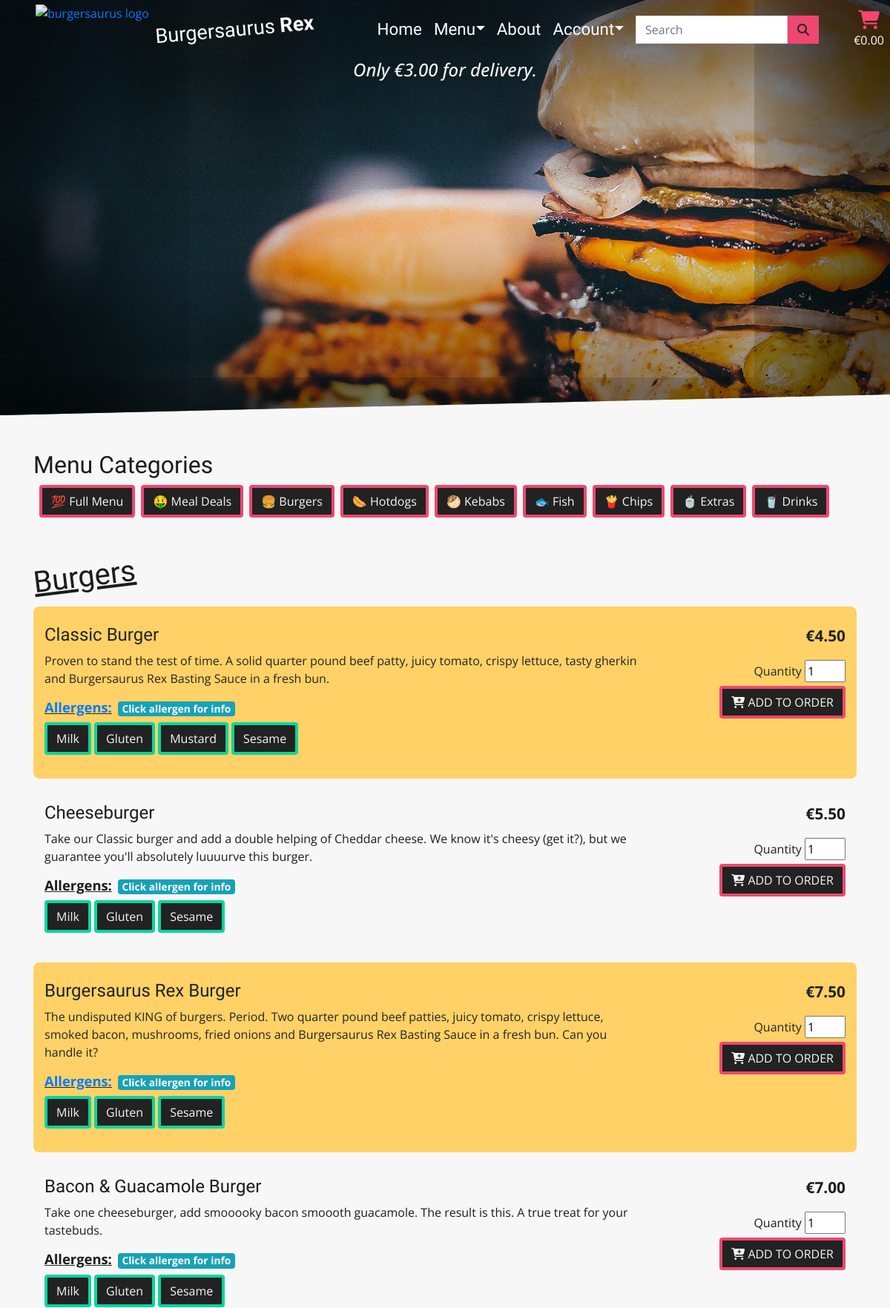
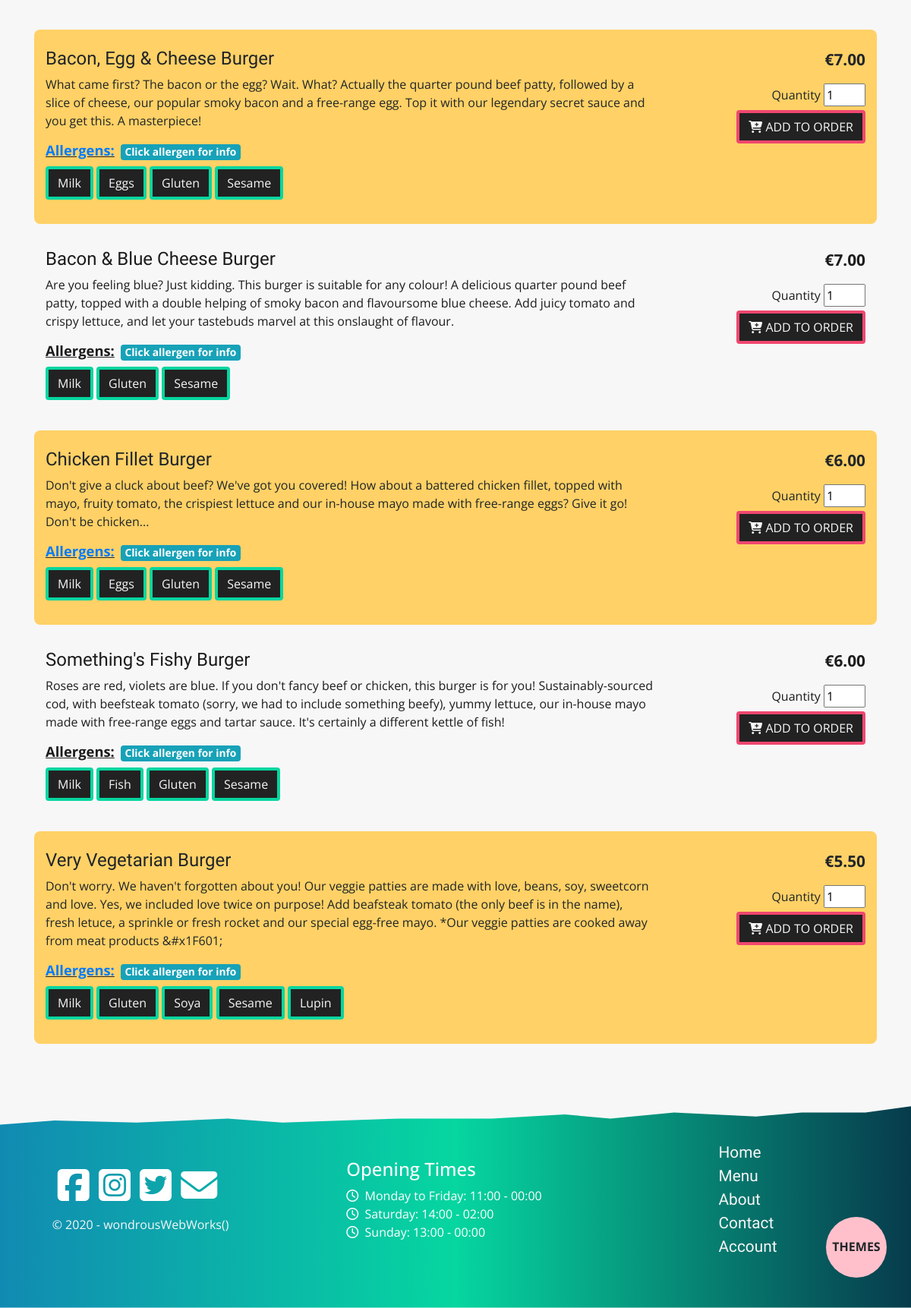
Page /menu/?category=burgers on the committed database (2 pictures, top to bottom).
### images/models.py (models this page shows)
class Image(models.Model):
    page = models.ForeignKey('Page', null=True, blank=True, on_delete=models.SET_NULL)
    image_name = models.CharField(max_length=254, null=False, blank=False, default='default')
    image_friendly_name = models.CharField(max_length=254, null=False, blank=False, default='Default')
    image = models.ImageField(upload_to='images/', null=True, blank=False)

### menu/models.py (models this page shows, shortened)
class Category(models.Model):
    class Meta:
        verbose_name_plural = 'Categories'
    name = models.CharField(max_length=254)
    friendly_name = models.CharField(max_length=254, null=True, blank=True)
    def __str__(self):
        return self.name

class Product(models.Model):
    category = models.ForeignKey('Category', null=True, blank=True,
                                 on_delete=models.SET_NULL)
    name = models.CharField(max_length=254, null=True, blank=True)
    description = models.TextField()
    price = models.DecimalField(max_digits=4, decimal_places=2)
    is_vegetarian = models.BooleanField(default=False)
    allergens = models.ManyToManyField('Allergen')

class Allergen(models.Model):
    name = models.CharField(max_length=254)
    friendly_name = models.CharField(max_length=254, null=True, blank=True)
    info_url = models.CharField(max_length=254, null=True, blank=True)

### menu/views.py (the view, shortened to what this page needs)
# urls.py: path('menu/', include('menu.urls')),
def menu(request):
    menu = Product.objects.all()
    images = Image.objects.all()
    categories = None
    query = None
    image = None
    if request.GET:
        if 'category' in request.GET:
            categories = request.GET['category'].split(',')
            menu = menu.filter(category__name__in=categories)
            categories = Category.objects.filter(name__in=categories)
            if categories:
                image = images.filter(image_name__icontains=categories[0])
            if image:
                image = image[0]
            else:
                image = images.filter(image_name__icontains='default')
    context = {
        'menu': menu,
        'categories': categories,
        'query': query,
        'image': image,
    }
    return render(request, 'menu/menu.html', context)

### cart/contexts.py (called while the page is built, shortened)
def cart_content(request):
    cart_items = []
    sub_total = 0
    order_total = 0
    product_count = 0
    delivery_threshold = settings.DELIVERY_THRESHOLD
    delivery_charge = settings.DELIVERY_CHARGE
    cart = request.session.get('cart', {})
    order_total = delivery_charge + sub_total
    context = {
        'cart_items': cart_items,
        'sub_total': sub_total,
        'product_count': product_count,
        'delivery_threshold': delivery_threshold,
        'delivery_charge': delivery_charge,
        'order_total': order_total,
    }
    return context

### menu/templates/menu/menu.html (shortened to what this page needs)
{% extends 'base.html' %}
{% block header %}
    {% if categories %}
        <section id="menu-header" class="header-container container-fluid" style="background: url('{{ image.image.url }}');background-attachment: fixed;"></section>
    {% else %}
        <section id="menu-header" class="header-container container-fluid" style="background: url('https://res.cloudinary.com/wondrouswebworks/image/upload/v1592585702/burgersaurus/burger-close-up.jpg');background-attachment: fixed;"></section>
    {% endif %}
{% endblock %}
{% block content %}
<article id="menu" class="container">
    <h2 class="mt-5 light-or-dark-mode-font-color">Menu Categories</h2>
    <ul id="menu-nav" class="nav">
        <li class="nav-item">
            <a class="nav-link btn-custom colour-2-border btn-background-and-colour ml-2 mb-2 d-xs-block d-sm-inline-block" href="{% url 'menu' %}">💯 Full Menu</a>
        </li>
        <li class="nav-item">
            <a class="nav-link btn-custom colour-2-border btn-background-and-colour ml-2 mb-2 d-xs-block d-sm-inline-block" href="{% url 'menu' %}?category=meal-deals">🤑 Meal Deals</a>
        </li>
        <li class="nav-item">
            <a class="nav-link btn-custom colour-2-border btn-background-and-colour ml-2 mb-2 d-xs-block d-sm-inline-block" href="{% url 'menu' %}?category=burgers">🍔 Burgers</a>
        </li>
        <li class="nav-item">
            <a class="nav-link btn-custom colour-2-border btn-background-and-colour ml-2 mb-2 d-xs-block d-sm-inline-block" href="{% url 'menu' %}?category=hotdogs">🌭 Hotdogs</a>
        </li>
        <li class="nav-item">
            <a class="nav-link btn-custom colour-2-border btn-background-and-colour ml-2 mb-2 d-xs-block d-sm-inline-block" href="{% url 'menu' %}?category=kebabs">🥙 Kebabs</a>
        </li>
        <li class="nav-item">
            <a class="nav-link btn-custom colour-2-border btn-background-and-colour ml-2 mb-2 d-xs-block d-sm-inline-block" href="{% url 'menu' %}?category=fish">🐟 Fish</a>
        </li>
        <li class="nav-item">
            <a class="nav-link btn-custom colour-2-border btn-background-and-colour ml-2 mb-2 d-xs-block d-sm-inline-block" href="{% url 'menu' %}?category=chips">🍟 Chips</a>
        </li>
        <li class="nav-item">
            <a class="nav-link btn-custom colour-2-border btn-background-and-colour ml-2 mb-2 d-xs-block d-sm-inline-block" href="{% url 'menu' %}?category=extras">🍵 Extras</a>
        </li>
        <li class="nav-item">
            <a class="nav-link btn-custom colour-2-border btn-background-and-colour ml-2 mb-2 d-xs-block d-sm-inline-block" href="{% url 'menu' %}?category=drinks">🥤 Drinks</a>
        </li>
    </ul>
    {% if categories %}
        {% for category in categories %}
            <h1 class="mt-5 mb-3 d-inline-block page-heading light-or-dark-mode-font-color">{{ category.friendly_name }}</h1>
        {% endfor %}
    {% else %}
        {% if query %}
            <h1 class="mt-5 mb-3 d-inline-block page-heading light-or-dark-mode-font-color">Search: {{ query }}</h1>
        {% endif %}
    {% endif %}
    {% if not menu %}
        <h3 class="open-sans mt-4 text-small light-or-dark-mode-font-color">Oops! No products were found matching your category or query...</h3>
    {% else %}
        {% for menu_item in menu %}
            <div class="row list-item py-4 mb-2 mx-auto" {% if not forloop.first %}data-aos="fade-up" data-aos-duration="1000" data-aos-easing="ease-in-out"{% endif %}>
                <div class="col-sm-9">
                    <h3 {% if forloop.counter|divisibleby:2 %} class="light-or-dark-mode-font-color"{% endif %}>{{ menu_item.name }}</h3>
                    <p {% if forloop.counter|divisibleby:2 %} class="light-or-dark-mode-font-color"{% endif %}>{{ menu_item.description }}</p>
                    {% if menu_item.allergens.all %}
                        <h4><a {% if forloop.counter|divisibleby:2 %} class="light-or-dark-mode-font-color"{% endif %} href="https://erudus.com/14-major-food-allergens-for-eu-food-information-for-consumers/" target="blank"><strong>Allergens:</strong></a><span class="badge badge-info ml-2">Click allergen for info</span></h4>
                        {% for allergen in menu_item.allergens.all %}
                            <a href="{{ allergen.info_url }}" target="_blank" class="btn-custom colour-1-border btn-background-and-colour mb-2 d-xs-block d-sm-inline-block">{{ allergen.friendly_name }}</a>
                        {% endfor %}
                    {% endif %}
                </div>
                <div class="col-sm-3 price-and-add-button text-right">
                    <p class="text-right {% if forloop.counter|divisibleby:2 %}light-or-dark-mode-font-color{% endif %}"><strong>€{{ menu_item.price }}</strong></p>
                    <form class="form" action="{% url 'add_to_cart' menu_item.id %}" method="POST">
                        <label {% if forloop.counter|divisibleby:2 %} class="light-or-dark-mode-font-color"{% endif %} for="id_qty_{{ menu_item.id }}">Quantity</label>
                        <input type="number" name="quantity" value="1" min="1" max="99">
                        <a class="add-to-cart-link btn-custom colour-2-border btn-background-and-colour ml-2 mb-2 d-xs-block d-sm-inline-block" data-id="{{ menu_item.id }}"><i class="fas fa-cart-plus"></i>  ADD TO ORDER</a>
                    </form>
                </div>
            </div>
        {% endfor %}
    {% endif %}
</article>
{% endblock %}

### static/css/base.css (style rules this page uses)
:root { --colour-1: 6, 214, 160;--colour-2: 239, 71, 111;--colour-3: 255, 209, 102;--colour-4: 17, 138, 178;--colour-5: 7, 59, 76;--body-colour: 247, 247, 247;--heading-colour: 28, 28, 28;--card-heading-colour: 247, 247, 247;--card-heading-background-colour: 28, 28, 28;--box-shadow-colour: 51, 51, 51;--success-toast-bg: 204, 255, 153;--success-toast-color: 53, 102, 0;--error-toast-bg: 255, 153, 153;--error-toast-color: 128, 0, 0;--info-toast-bg: 153, 204, 255;--info-toast-color: 0, 51, 102;--warning-toast-bg: 255, 214, 153;--warning-toast-color: 153, 92, 0 }
.colour-1-border { border:4px solid rgba(var(--colour-1), 1) }
.colour-2-border { border:4px solid rgba(var(--colour-2), 1) }
.light-or-dark-mode-font-color { color:rgba(var(--heading-colour), 1) }
html { scroll-behavior:smooth }
body { font-size:16px;font-family:'Open Sans', sans-serif;background-color:rgba(var(--body-colour), 1);overflow-x:hidden }
* { scrollbar-width:thin;scrollbar-color:rgba(var(--colour-3), 1) #111 }
.row { width:100% !important }
h1,h2,h3 { font-family:'Miltonian Tattoo', sans-serif }
a { cursor:pointer !important }
.btn-custom { display:inline-block;font-weight:400;text-align:center;vertical-align:middle;background-color:rgba(var(--body-colour), 1);padding:.375rem .75rem;font-size:1rem;line-height:1.5;border-radius:.25rem;text-decoration:none !important;transition:all .15s ease-in-out }
.btn-background-and-colour { background-color:#222;color:#f7f7f7 !important }
.page-heading { transform:rotateZ(-7deg);font-size:2.5rem;text-decoration:underline }
.list-item:nth-child(even) { background-color:rgba(var(--colour-3), 1);border-radius:.5rem }
#menu h3 { font-size:1.5rem }
#menu h4 { font-size:1.15rem;text-decoration:underline }
#menu .price-and-add-button p { font-size:1.3rem }
.header-container { height:70vh;background-position:center;background-size:cover;background-attachment:fixed;clip-path:polygon(0 0, 100% 0%, 100% 95%, 0% 100%);box-shadow:inset 5rem 5rem 16rem #000, inset -5rem -5rem 16rem #000;display:flex;flex-direction:column;justify-content:center;align-items:center }

### rows in the picture
Image: image (picture)
Category: friendly_name "Burgers"
Product: name "Classic Burger", description "Proven to stand the test of time. A solid quarter pound beef patty, juicy tomato, crispy lettuce, tasty gherkin and Burgersaurus Rex Basting Sauce in a fresh bun.", price "4.50"
Allergen: friendly_name "Milk"
Allergen: friendly_name "Gluten"
Allergen: friendly_name "Mustard"
Allergen: friendly_name "Sesame"
Product: name "Cheeseburger", description "Take our Classic burger and add a double helping of Cheddar cheese. We know it's cheesy (get it?), but we guarantee you'll absolutely luuuurve this burger.", price "5.50"
Product: name "Burgersaurus Rex Burger", description "The undisputed KING of burgers. Period. Two quarter pound beef patties, juicy tomato, crispy lettuce, smoked bacon, mushrooms, fried onions and Burgersaurus Rex Basting Sauce in a fresh bun. Can you handle it?", price "7.50"
Product: name "Bacon & Guacamole Burger", description "Take one cheeseburger, add smooooky bacon smoooth guacamole. The result is this. A true treat for your tastebuds.", price "7.00"
Product: name "Bacon, Egg & Cheese Burger", description "What came first? The bacon or the egg? Wait. What? Actually the quarter pound beef patty, followed by a slice of cheese, our popular smoky bacon and a free-range egg. Top it with our legendary secret sauce and you get this. A masterpiece!", price "7.00"
Allergen: friendly_name "Eggs"
Product: name "Bacon & Blue Cheese Burger", description "Are you feeling blue? Just kidding. This burger is suitable for any colour! A delicious quarter pound beef patty, topped with a double helping of smoky bacon and flavoursome blue cheese. Add juicy tomato and crispy lettuce, and let your tastebuds marvel at this onslaught of flavour.", price "7.00"
Product: name "Chicken Fillet Burger", description "Don't give a cluck about beef? We've got you covered! How about a battered chicken fillet, topped with mayo, fruity tomato, the crispiest lettuce and our in-house mayo made with free-range eggs? Give it go! Don't be chicken...", price "6.00"
Product: name "Something's Fishy Burger", description "Roses are red, violets are blue. If you don't fancy beef or chicken, this burger is for you! Sustainably-sourced cod, with beefsteak tomato (sorry, we had to include something beefy), yummy lettuce, our in-house mayo made with free-range eggs and tartar sauce. It's certainly a different kettle of fish!", price "6.00"
Allergen: friendly_name "Fish"
Product: name "Very Vegetarian Burger", description "Don't worry. We haven't forgotten about you! Our veggie patties are made with love, beans, soy, sweetcorn and love. Yes, we included love twice on purpose! Add beafsteak tomato (the only beef is in the name), fresh letuce, a sprinkle or fresh rocket and our special egg-free mayo. *Our veggie patties are cooked away from meat products &#x1F601;", price "5.50"
Allergen: friendly_name "Soya"
Allergen: friendly_name "Lupin"

### other values in the picture
{{ delivery_charge|floatformat:2 }} "3.00"
